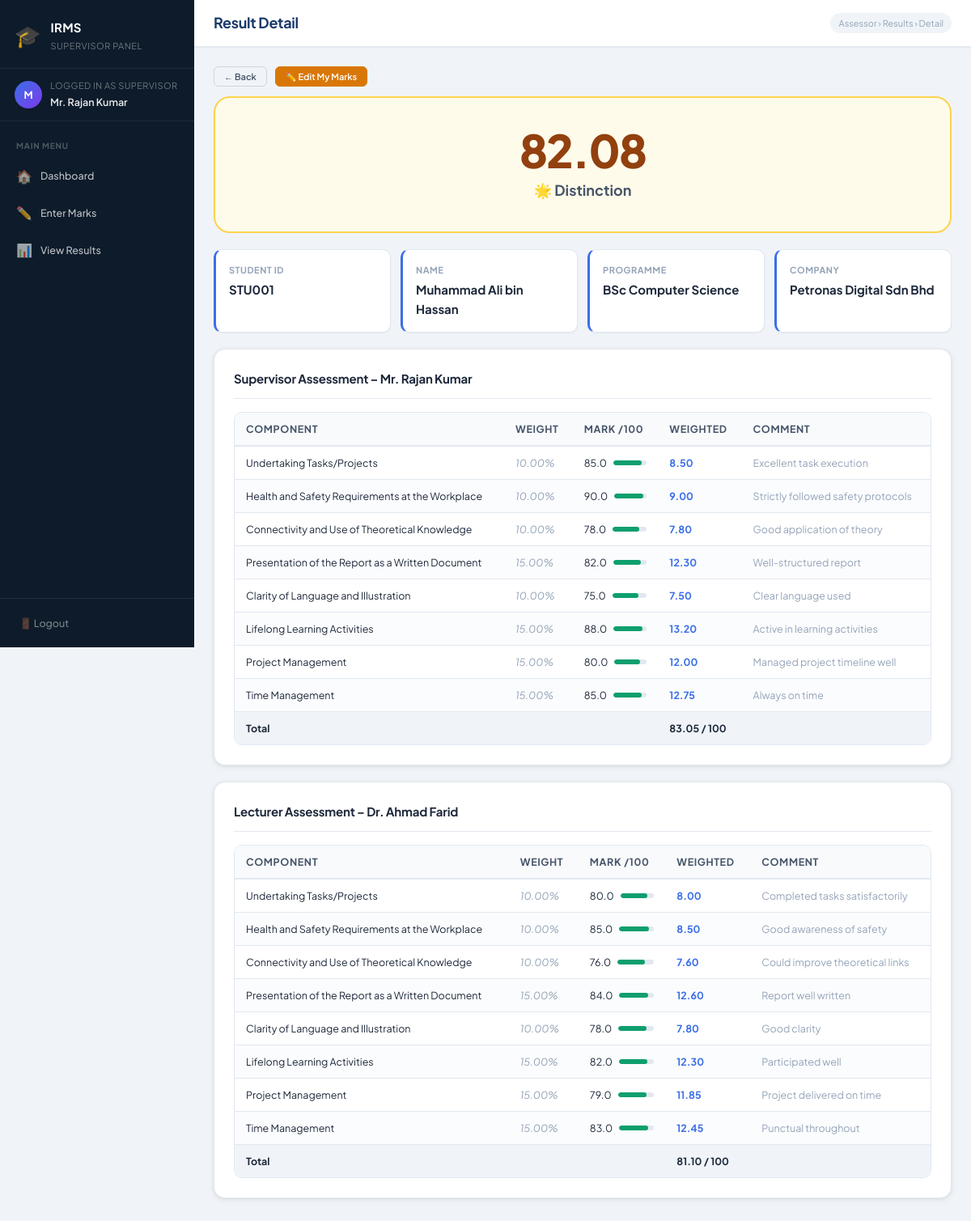
The page /assessor/result_detail.php?iid=100001 (signed in) on the database its author committed.
### tables this page shows
CREATE TABLE `internship` (
  `internship_id` int NOT NULL,
  `student_id` varchar(20) NOT NULL,
  `lecturer_id` varchar(20) DEFAULT NULL,
  `supervisor_id` varchar(20) DEFAULT NULL,
  `company_id` int DEFAULT NULL,
  `s_marks_id` int DEFAULT NULL,
  `l_marks_id` int DEFAULT NULL,
  `duration` int DEFAULT NULL,
  `average_marks` decimal(6,2) DEFAULT NULL
);

CREATE TABLE `student` (
  `student_id` varchar(20) NOT NULL,
  `student_name` varchar(100) NOT NULL,
  `student_password` varchar(100) NOT NULL,
  `student_email` varchar(100) DEFAULT NULL,
  `programme` varchar(100) DEFAULT NULL
);

CREATE TABLE `company` (
  `company_id` int NOT NULL,
  `company_name` varchar(150) NOT NULL
);

CREATE TABLE `supervisor_marks` (
  `s_marks_id` int NOT NULL,
  `component_id` int NOT NULL,
  `component_mark` decimal(5,2) NOT NULL DEFAULT '0.00',
  `comments` text,
  `total_marks` decimal(6,2) NOT NULL DEFAULT '0.00'
);

CREATE TABLE `component` (
  `component_id` int NOT NULL,
  `component_name` varchar(200) NOT NULL,
  `component_weightage` decimal(5,2) NOT NULL
);

CREATE TABLE `lecturer_marks` (
  `l_marks_id` int NOT NULL,
  `component_id` int NOT NULL,
  `component_mark` decimal(5,2) NOT NULL DEFAULT '0.00',
  `comments` text,
  `total_marks` decimal(6,2) NOT NULL DEFAULT '0.00'
);

### assessor/result_detail.php (the view, shortened to what this page needs)
<?php
require_once "../connection.php";
include "header.php";
$uid  = $_SESSION['user_id'];
$role = $_SESSION['role'];
$iid       = (int)$_GET['iid'];
$colFilter = ($role == 'supervisor') ? 'supervisor_id' : 'lecturer_id';
$sql = "SELECT i.*, s.student_id, s.student_name, s.programme, s.student_email,
               c.company_name, l.lecturer_name, sv.supervisor_name
        FROM internship i
        LEFT JOIN student    s  ON i.student_id    = s.student_id
        LEFT JOIN company    c  ON i.company_id    = c.company_id
        LEFT JOIN lecturer   l  ON i.lecturer_id   = l.lecturer_id
        LEFT JOIN supervisor sv ON i.supervisor_id = sv.supervisor_id
        WHERE i.internship_id = $iid AND i.$colFilter = '$uid'";
$res  = mysqli_query($conn, $sql);
$data = mysqli_fetch_assoc($res);
$supMarks = [];
if ($data['s_marks_id']) {
    $smid  = (int)$data['s_marks_id'];
    $smRes = mysqli_query($conn,
        "SELECT sm.*, comp.component_name, comp.component_weightage
         FROM supervisor_marks sm
         JOIN component comp ON sm.component_id = comp.component_id
         WHERE sm.s_marks_id = $smid ORDER BY comp.component_id");
    while ($r = mysqli_fetch_assoc($smRes)) $supMarks[] = $r;
}
if ($data['l_marks_id']) {
    $lmid  = (int)$data['l_marks_id'];
    $lmRes = mysqli_query($conn,
        "SELECT lm.*, comp.component_name, comp.component_weightage
         FROM lecturer_marks lm
         JOIN component comp ON lm.component_id = comp.component_id
         WHERE lm.l_marks_id = $lmid ORDER BY comp.component_id");
}
$avg        = $data['average_marks'];
$finalClass = 'pass';
$finalLabel = 'Pass';
if ($avg !== null) {
    if ($avg >= 80)     { $finalClass = 'distinction'; $finalLabel = '🌟 Distinction'; }
    elseif ($avg >= 50) { $finalClass = 'pass';        $finalLabel = '✅ Pass'; }
    else                { $finalClass = 'fail';         $finalLabel = '❌ Fail'; }
}
?>
<div class="topbar">
    <h1>Result Detail</h1>
    <span class="breadcrumb">Assessor &rsaquo; Results &rsaquo; Detail</span>
</div>
<div class="page-body">
    <div style="margin-bottom:12px; display:flex; gap:10px;">
        <a href="view_results.php" class="btn btn-outline btn-sm">← Back</a>
        <a href="marks.php?iid=<?= $iid ?>" class="btn btn-warning btn-sm">✏️ Edit My Marks</a>
    </div>
    <?php if ($avg !== null): ?>
    <div class="final-mark-box <?= $finalClass ?>">
        <div class="big-mark"><?= number_format($avg, 2) ?></div>
        <div class="mark-label"><?= $finalLabel ?></div>
    </div>
    <?php else: ?>
    <div class="alert alert-info">Marks have not been fully entered yet.</div>
    <?php endif; ?>
    <div class="result-summary">
        <div class="result-summary-item">
            <div class="label">Student ID</div>
            <div class="value"><?= htmlspecialchars($data['student_id']) ?></div>
        </div>
        <div class="result-summary-item">
            <div class="label">Name</div>
            <div class="value"><?= htmlspecialchars($data['student_name']) ?></div>
        </div>
        <div class="result-summary-item">
            <div class="label">Programme</div>
            <div class="value"><?= htmlspecialchars($data['programme']) ?></div>
        </div>
        <div class="result-summary-item">
            <div class="label">Company</div>
            <div class="value"><?= htmlspecialchars($data['company_name'] ?? '—') ?></div>
        </div>
    </div>
    <?php
    function renderMarksTable($marksArray, $title) {
        echo "<div class='card'>";
        echo "<div class='card-title'>$title</div>";
        if (empty($marksArray)) {
            echo "<p class='text-muted'>No marks entered yet.</p>";
        } else {
            echo "<div class='table-wrap'><table class='marks-table'>";
            echo "<thead><tr><th>Component</th><th>Weight</th><th>Mark /100</th><th>Weighted</th><th>Comment</th></tr></thead>";
            echo "<tbody>";
            $total = 0;
            foreach ($marksArray as $m) {
                $total += $m['total_marks'];
                $mark  = (float)$m['component_mark'];
                $barColour = $mark >= 70 ? 'green' : ($mark >= 50 ? 'orange' : 'red');
                echo "<tr>";
                echo "<td>".htmlspecialchars($m['component_name'])."</td>";
                echo "<td class='weight-cell'>".$m['component_weightage']."%</td>";
                echo "<td>
                        <div class='mark-bar-wrap'>
                            <span>".number_format($mark,1)."</span>
                            <div class='mark-bar'>
                                <div class='mark-bar-fill $barColour' style='width:".min($mark,100)."%'></div>
                            </div>
                        </div>
                      </td>";
                echo "<td class='total-cell'>".number_format($m['total_marks'],2)."</td>";
                echo "<td class='text-muted'>".htmlspecialchars($m['comments'] ?? '')."</td>";
                echo "</tr>";
            }
            echo "<tr style='background:#f0f4f8; font-weight:700;'>
                    <td colspan='3'>Total</td>
                    <td colspan='2'>".number_format($total,2)." / 100</td>
                  </tr>";
            echo "</tbody></table></div>";
        }
        echo "</div>";
    }
    renderMarksTable($supMarks, "Supervisor Assessment – " . htmlspecialchars($data['supervisor_name'] ?? '—'));
    ?>
</div>
<?php include "footer.php"; ?>

### rows shown on the page
internship: average_marks "82.08", average_marks "🌟 Distinction", student.student_id "STU001", student.student_name "Muhammad Ali bin Hassan", student.programme "BSc Computer Science", company.company_name "Petronas Digital Sdn Bhd"
supervisor_marks: component.component_name "Undertaking Tasks/Projects", component.component_weightage "10.00", component_mark "85.0", total_marks "8.50", comments "Excellent task execution"
supervisor_marks: component.component_name "Health and Safety Requirements at the Workplace", component.component_weightage "10.00", component_mark "90.0", total_marks "9.00", comments "Strictly followed safety protocols"
supervisor_marks: component.component_name "Connectivity and Use of Theoretical Knowledge", component.component_weightage "10.00", component_mark "78.0", total_marks "7.80", comments "Good application of theory"
supervisor_marks: component.component_name "Presentation of the Report as a Written Document", component.component_weightage "15.00", component_mark "82.0", total_marks "12.30", comments "Well-structured report"
supervisor_marks: component.component_name "Clarity of Language and Illustration", component.component_weightage "10.00", component_mark "75.0", total_marks "7.50", comments "Clear language used"
supervisor_marks: component.component_name "Lifelong Learning Activities", component.component_weightage "15.00", component_mark "88.0", total_marks "13.20", comments "Active in learning activities"
supervisor_marks: component.component_name "Project Management", component.component_weightage "15.00", component_mark "80.0", total_marks "12.00", comments "Managed project timeline well"
supervisor_marks: component.component_name "Time Management", component.component_weightage "15.00", component_mark "85.0", total_marks "12.75", comments "Always on time"
lecturer_marks: component.component_name "Undertaking Tasks/Projects", component.component_weightage "10.00", component_mark "80.0", total_marks "8.00", comments "Completed tasks satisfactorily"
lecturer_marks: component.component_name "Health and Safety Requirements at the Workplace", component.component_weightage "10.00", component_mark "85.0", total_marks "8.50", comments "Good awareness of safety"
lecturer_marks: component.component_name "Connectivity and Use of Theoretical Knowledge", component.component_weightage "10.00", component_mark "76.0", total_marks "7.60", comments "Could improve theoretical links"
lecturer_marks: component.component_name "Presentation of the Report as a Written Document", component.component_weightage "15.00", component_mark "84.0", total_marks "12.60", comments "Report well written"
lecturer_marks: component.component_name "Clarity of Language and Illustration", component.component_weightage "10.00", component_mark "78.0", total_marks "7.80", comments "Good clarity"
lecturer_marks: component.component_name "Lifelong Learning Activities", component.component_weightage "15.00", component_mark "82.0", total_marks "12.30", comments "Participated well"
lecturer_marks: component.component_name "Project Management", component.component_weightage "15.00", component_mark "79.0", total_marks "11.85", comments "Project delivered on time"
lecturer_marks: component.component_name "Time Management", component.component_weightage "15.00", component_mark "83.0", total_marks "12.45", comments "Punctual throughout"

### other values the page prints
$assessorRole "SUPERVISOR"
$initials "M"
$_SESSION['name'] "Mr. Rajan Kumar"
$title "Supervisor Assessment – Mr. Rajan Kumar Lecturer Assessment – Dr. Ahmad Farid"
$total "83.05 81.10"
